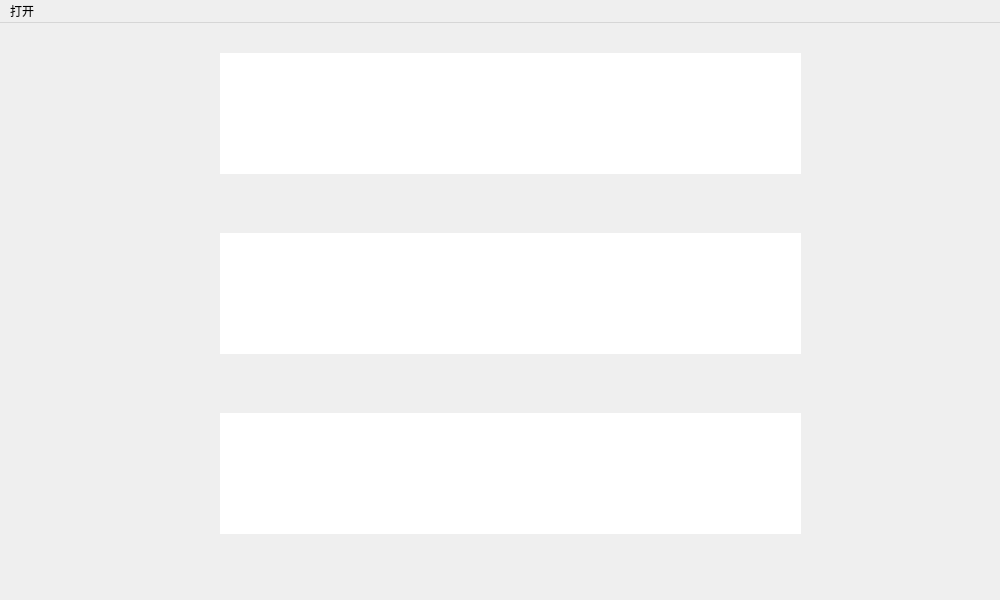
<?xml version="1.0" encoding="UTF-8"?>
<ui version="4.0">
 <class>saveselect</class>
 <widget class="QMainWindow" name="saveselect">
  <property name="geometry">
   <rect>
    <x>0</x>
    <y>0</y>
    <width>1000</width>
    <height>600</height>
   </rect>
  </property>
  <property name="windowTitle">
   <string>MainWindow</string>
  </property>
  <widget class="QWidget" name="centralwidget">
   <widget class="QTextEdit" name="textEdit1">
    <property name="geometry">
     <rect>
      <x>220</x>
      <y>30</y>
      <width>581</width>
      <height>121</height>
     </rect>
    </property>
    <property name="sizePolicy">
     <sizepolicy hsizetype="Fixed" vsizetype="Fixed">
      <horstretch>0</horstretch>
      <verstretch>0</verstretch>
     </sizepolicy>
    </property>
    <property name="focusPolicy">
     <enum>Qt::StrongFocus</enum>
    </property>
    <property name="contextMenuPolicy">
     <enum>Qt::DefaultContextMenu</enum>
    </property>
    <property name="layoutDirection">
     <enum>Qt::LeftToRight</enum>
    </property>
    <property name="frameShape">
     <enum>QFrame::NoFrame</enum>
    </property>
    <property name="frameShadow">
     <enum>QFrame::Plain</enum>
    </property>
    <property name="readOnly">
     <bool>true</bool>
    </property>
   </widget>
   <widget class="QTextEdit" name="textEdit2">
    <property name="geometry">
     <rect>
      <x>220</x>
      <y>210</y>
      <width>581</width>
      <height>121</height>
     </rect>
    </property>
    <property name="sizePolicy">
     <sizepolicy hsizetype="Fixed" vsizetype="Fixed">
      <horstretch>0</horstretch>
      <verstretch>0</verstretch>
     </sizepolicy>
    </property>
    <property name="focusPolicy">
     <enum>Qt::StrongFocus</enum>
    </property>
    <property name="contextMenuPolicy">
     <enum>Qt::DefaultContextMenu</enum>
    </property>
    <property name="layoutDirection">
     <enum>Qt::LeftToRight</enum>
    </property>
    <property name="frameShape">
     <enum>QFrame::NoFrame</enum>
    </property>
    <property name="frameShadow">
     <enum>QFrame::Plain</enum>
    </property>
    <property name="readOnly">
     <bool>true</bool>
    </property>
   </widget>
   <widget class="QTextEdit" name="textEdit3">
    <property name="geometry">
     <rect>
      <x>220</x>
      <y>390</y>
      <width>581</width>
      <height>121</height>
     </rect>
    </property>
    <property name="sizePolicy">
     <sizepolicy hsizetype="Fixed" vsizetype="Fixed">
      <horstretch>0</horstretch>
      <verstretch>0</verstretch>
     </sizepolicy>
    </property>
    <property name="focusPolicy">
     <enum>Qt::StrongFocus</enum>
    </property>
    <property name="contextMenuPolicy">
     <enum>Qt::DefaultContextMenu</enum>
    </property>
    <property name="layoutDirection">
     <enum>Qt::LeftToRight</enum>
    </property>
    <property name="frameShape">
     <enum>QFrame::NoFrame</enum>
    </property>
    <property name="frameShadow">
     <enum>QFrame::Plain</enum>
    </property>
    <property name="readOnly">
     <bool>true</bool>
    </property>
   </widget>
  </widget>
  <widget class="QMenuBar" name="menubar">
   <property name="geometry">
    <rect>
     <x>0</x>
     <y>0</y>
     <width>1000</width>
     <height>26</height>
    </rect>
   </property>
   <widget class="QMenu" name="menu">
    <property name="title">
     <string>打开</string>
    </property>
    <addaction name="actionexit"/>
   </widget>
   <addaction name="menu"/>
  </widget>
  <action name="actionexit">
   <property name="text">
    <string>退出</string>
   </property>
  </action>
 </widget>
 <resources/>
 <connections/>
</ui>
